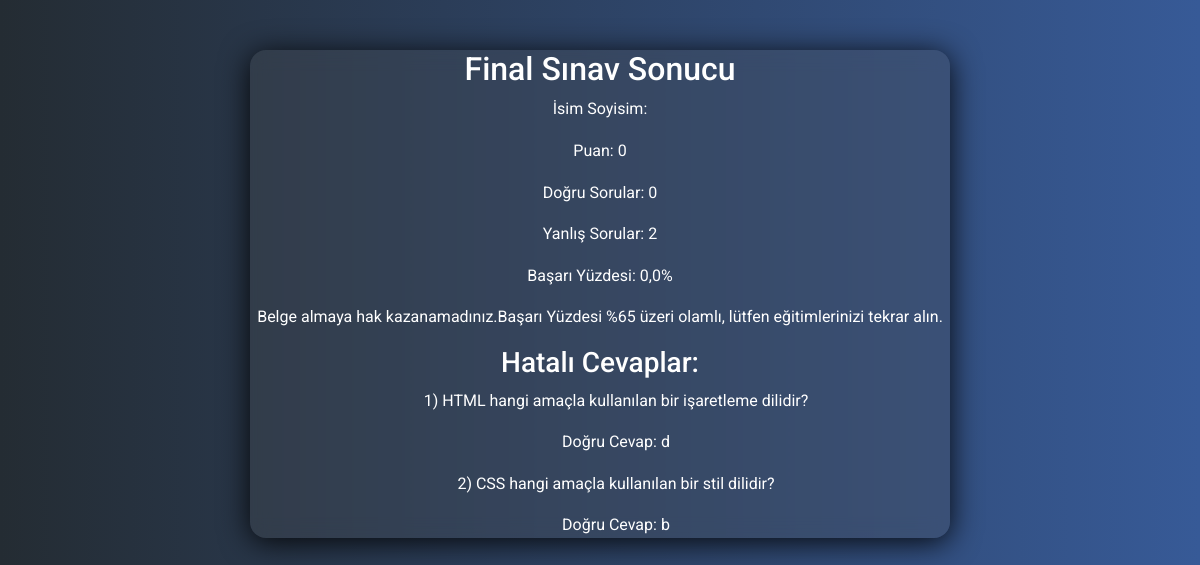
The page /FinalSonuç/ (signed in) on the database its author committed.
### quiz/models.py (models this page shows, shortened)
class QuizResult(models.Model):
    username = models.CharField(max_length=200,null=True)
    score = models.IntegerField(null=True)
    correct_questions = models.IntegerField(null=True)
    incorrect_questions = models.ManyToManyField(Question,null=True)
    success_percentage = models.FloatField(null=True)

class Question(models.Model):
    question_text = models.CharField(max_length=200,null=True)
    option_a = models.CharField(max_length=200,null=True)
    option_b = models.CharField(max_length=200,null=True)
    option_c = models.CharField(max_length=200,null=True)
    option_d = models.CharField(max_length=200,null=True)
    correct_option = models.CharField(max_length=1,null=True)

### quiz/views.py (called while the page is built)
def result(request):
    quiz_result_id = request.session.get('quiz_result_id')
    if quiz_result_id:
        quiz_result = QuizResult.objects.get(id=quiz_result_id)
        incorrect_questions = quiz_result.incorrect_questions.all()
        context = {
            'quiz_result': quiz_result,
            'incorrect_questions': incorrect_questions,
        }
        return render(request, 'Final/Finalresult.html', context)
    return redirect('start_quiz')

### quiz/templates/Final/Finalresult.html (shortened to what this page needs)
{% extends 'base.html' %}
{% load static %}
{% block body %}
<div class="soru" style="text-align: center; margin-top: 50px; ">
    <h2>Final Sınav Sonucu</h2>
    <p>İsim Soyisim: {{ user.get_full_name }}</p>
    <p>Puan: {{ quiz_result.score }}</p>
    <p>Doğru Sorular: {{ quiz_result.correct_questions }}</p>
    <p>Yanlış Sorular: {{ quiz_result.incorrect_questions.count }}</p>
    <p>Başarı Yüzdesi: {{ quiz_result.success_percentage }}%</p>
    {% if quiz_result.success_percentage < 65 %}
    <p>Belge almaya hak kazanamadınız.Başarı Yüzdesi %65 üzeri olamlı, lütfen eğitimlerinizi tekrar alın.</p>
{% else %}
    <p>Belge almaya hak kazandınız. E-mailinizi kontrol ediniz.</p>
{% endif %}
    {% if quiz_result.incorrect_questions.count > 0 %}
        <h3>Hatalı Cevaplar:</h3>
        <ul>
            {% for question in quiz_result.incorrect_questions.all %}
                <li style="list-style-type: none;">
                    <p>{{ question.question_text }}</p>
                    <p>Doğru Cevap: {{ question.correct_option }}</p>
                </li>
            {% endfor %}
        </ul>
    {% else %}
        <p>All questions answered correctly.</p>
    {% endif %}
</div>
{% endblock body %}

### quiz/static/style.css (style rules this page uses)
*, *::before, *::after { margin: 0; padding: 0; box-sizing: border-box; }

### quiz/templates/Final/Finalresult.html (style rules this page uses)
body { background: #0045c5dc; background: -webkit-linear-gradient(to right, rgb(36, 44, 51), rgb(55, 90, 151)); background: linear-gradient(to right, rgb(36, 44, 51), rgb(55, 90, 151)) }
.soru { position: relative; margin: auto; width: 700px; height: auto; background: rgba(84, 83, 83, 0.24); border-radius: 16px; box-shadow: 0 4px 30px rgba(0, 0, 0, 0.9); backdrop-filter: blur(9.6px); -webkit-backdrop-filter: blur(9.6px); color:rgb(255, 255, 255) }

### rows shown on the page
QuizResult: score "0", correct_questions "0", incorrect_questions.count "2", success_percentage "0,0"
Question: question_text "1) HTML hangi amaçla kullanılan bir işaretleme dilidir?", correct_option "d"
Question: question_text "2) CSS hangi amaçla kullanılan bir stil dilidir?", correct_option "b"
